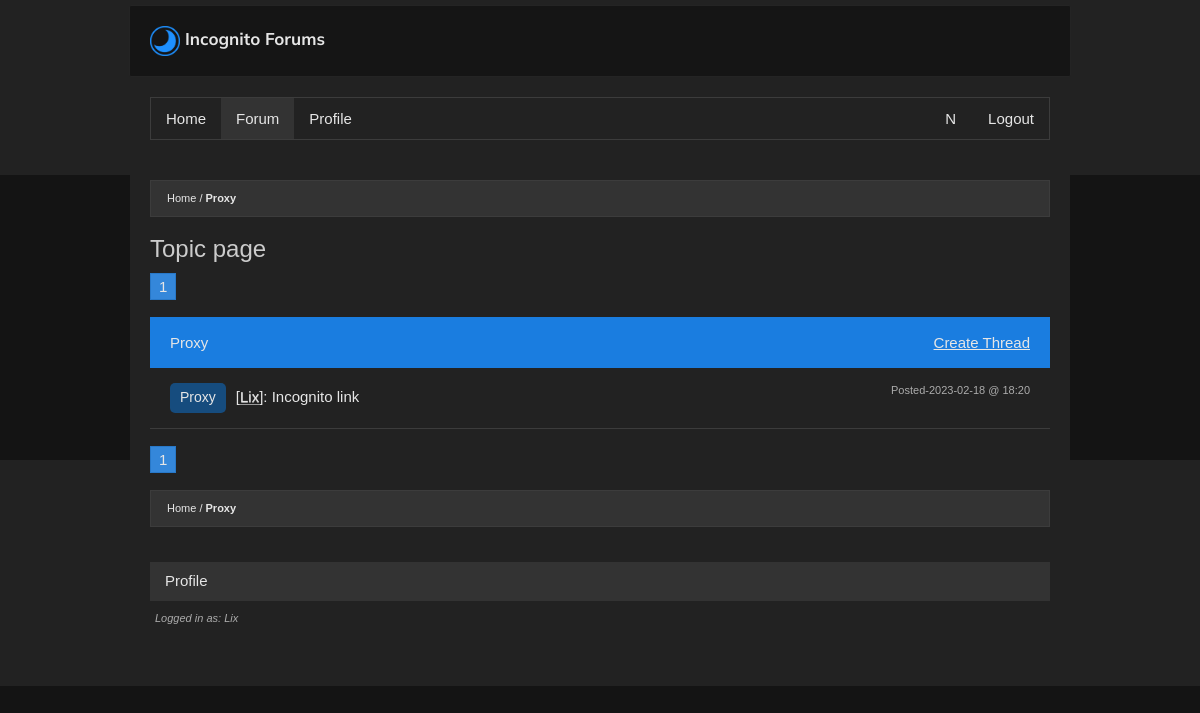
The app's page /sub/proxy (signed in) with its own data.
### main.py (models this page shows, shortened)
class Subtopic(db.Model):
  id = db.Column(db.Integer, primary_key=True)
  name = db.Column(db.String(200), nullable=False)
  m_url = db.Column(db.String(60), unique=True, nullable=False)
  posts = db.relationship('Post', backref='subtopic', lazy=True)
  m_topic = db.Column(db.Integer, db.ForeignKey('topic.id'), nullable=False)
  adminTopic = db.Column(db.Boolean(), nullable=False, default=False)

class Post(db.Model):
  id = db.Column(db.Integer, primary_key=True)
  title = db.Column(db.String(200), nullable=False)
  content = db.Column(db.String(3000), nullable=False)
  author_id = db.Column(db.Integer, db.ForeignKey('user.id'), nullable=False)
  author = db.relationship(lambda: User,
                           uselist=False,
                           overlaps='post,user',
                           viewonly=True)
  created_on = db.Column(db.DateTime,
                         nullable=False,
                         default=datetime.utcnow,
                         index=True)
  replies = db.relationship('Comment', backref='post', lazy=True)
  msubtopic = db.Column(db.Integer,
                        db.ForeignKey('subtopic.id'),
                        nullable=False)
  sub = db.relationship(lambda: Subtopic,
                        uselist=False,
                        overlaps='post,subtopic',
                        viewonly=True)
  uuid = db.Column(db.String(40), default=tools.CreateUUID())
  mtag = db.Column(db.Integer, db.ForeignKey('tags.id'), nullable=True)
  tag = db.relationship(lambda: Tags,
                        uselist=False,
                        overlaps='post,tags',
                        viewonly=True)
  anon = db.Column(db.Boolean(), nullable=False, default=False)
  edited_time = db.Column(db.DateTime,
                         nullable=True)
  votes = db.relationship('ContentVote', backref='post', lazy=True)

class Tags(db.Model):
  id = db.Column(db.Integer, primary_key=True)
  name = db.Column(db.String(200), nullable=False)
  posts = db.relationship('Post', backref='tags', lazy=True)
  admin_only = db.Column(db.Boolean(), nullable=False, default=False)

class User(UserMixin, db.Model):
  id = db.Column(db.Integer, primary_key=True)
  username = db.Column(db.String(80), nullable=False, unique=True)
  description = db.Column(db.String(500), nullable=True)
  email = db.Column(db.String(60), nullable=True, unique=True)
  password = db.Column(db.String(600), nullable=False)
  confirmed = db.Column(db.Boolean(), nullable=False, default=False)
  registered_on = db.Column(db.DateTime,
                            nullable=False,
                            default=datetime.utcnow)
  profile_pic = db.Column(db.String(), default="default.png")
  role = db.Column(db.String(150), default="Commenter")
  admin = db.Column(db.Boolean(), nullable=False, default=False)
  posts = db.relationship('Post', backref='user', lazy=True)
  comments = db.relationship('Comment', backref='user', lazy=True)
  elo = db.Column(db.Integer, default=500)
  following = db.relationship('User',
                              secondary=followers,
                              backref=db.backref('followers', lazy='dynamic'),
                              primaryjoin=(followers.c.follower_id == id),
                              secondaryjoin=(followers.c.followed_id == id),
                              lazy='dynamic')
  notifications = db.relationship('Notification', backref='user', lazy=True)
  last_active = db.Column(db.DateTime,
                            nullable=True,
                            default=datetime.utcnow)
  liked = db.relationship(
    'ContentVote',
    foreign_keys='ContentVote.user_id',
    backref='user', lazy='dynamic')

### main.py (the view)
@app.route('/sub/<murl>')
def topic(murl):
  page = request.args.get('page', 1, type=int)
  sub = Subtopic.query.filter_by(m_url=murl).first_or_404()
  posts = Post.query.order_by(Post.created_on.desc()).filter_by(
    msubtopic=sub.id).paginate(page=page, per_page=10, error_out=False)
  return render_template("topic.html", sub=sub, posts=posts)

### main.py (called while the page is built)
@login_manager.user_loader
def load_user(user_id):
  return User.query.get(int(user_id))

def GetNotifications(user):
  nots = Notification.query.filter_by(m_user=user.id).order_by(
    Notification.time.desc()).limit(5)
  for note in nots:
    if (note.time - datetime.utcnow()).days > 6:
      note.delete()
  return nots

def appendOnline(udata: UserData):
  global currently_online
  for i in currently_online:
    if i.username == udata.username: return
  currently_online.append(UserData(udata.username, udata.last_active))

@app.before_request
def updateLastActive():
  if not current_user.is_authenticated: return
  global currently_online
  current_user.last_active = datetime.utcnow()
  appendOnline(current_user)
  db.session.commit()

### tools.py (called while the page is built, shortened)
def days_between(d1):
    if d1 == None: return "n.d"
    d2 = datetime.datetime.utcnow()
    secs = (d2 - d1).total_seconds()
    mins = math.floor(secs / 60)
    hours = math.floor(mins / 60)
    days = math.floor(hours / 24)
    months = math.floor(days / 30)
    years = math.floor(months / 12)
    if abs(mins) < 6:
        return "Currently online"
    if abs(hours) < 1:
        return 'Active ' + str(round(mins)) + ' minute(s) ago'

### templates/topic.html (shortened to what this page needs)
{% extends 'base.html' %}
{% set active_page = 'forum' %}
{% block main %}
  <ul class="bread">
    <li><a href="{{ url_for('mserve') }}">Home</a></li>
    <li><a href="{{ url_for('topic', murl=sub.m_url) }}" class="bold">{{ sub.name }}</a></li>
  </ul>
  <div class="title"><h1>Topic page</h1></div>
  <div class="pages">
    <a href="#" class="activePage">{{ request.args.get('page', 1) }}</a>
  </div>
  <div class="group">
    <div class="node">
      <h4 class="nodeTitle inline">{{ sub.name }}</h4> <a href="{{ url_for('create', murl=sub.m_url) }}" class="threadcreate">Create Thread</a>
    </div>
    {% for post in posts %}
    {% if not post.anon %}
    <div class="subunit clearfix"><a href="{{url_for('thread', id=post.uuid )}}"><h4 class="elipsis"><div class="badge">{{ post.tag.name }}</div><span class="cname">{{ post.author.username }}</span>{{ post.title|truncate(80)|safe }}</h4></a> <a class="recent" href="{{url_for('thread', id=post.uuid )}}">Posted-<time class="time">{{ post.created_on.strftime('%Y-%m-%d @ %H:%M') }}</time></a></div>
    {% endif %}
    {% endfor %}
  </div>
  <div class="pages">
    <a href="#" class="activePage">{{ request.args.get('page', 1) }}</a>
  </div>
  <ul class="bread">
    <li><a href="{{ url_for('mserve') }}">Home</a></li>
    <li><a href="{{ url_for('topic', murl=sub.m_url) }}" class="bold">{{ sub.name }}</a></li>
  </ul>
</div>
{% endblock %});

### templates/base.html (shortened to what this page needs)
<!DOCTYPE html>
<html xmlns="http://www.w3.org/1999/xhtml" lang="en" xml:lang="en">
<head>
  <link href="{{ url_for('static', filename='style.css') }}" rel="preconnect stylesheet" type="text/css" />
</head>
<body>
<div id="header">
  <div class="navbar pagesize noselect"><a class="nostyle" href="{{ url_for('index') }}"><img class="stache" src="{{ url_for('static', filename='imgs/stache.png') }}" alt="" aria-hidden='true'><span id="namebar">{{ settings['website']['name'] }}</span></a></div>
  <nav class="pagesize">
    <ul class="btncontainer clearfix">
      <a class="{{'active' if active_page == 'home' }}" href="/">Home</a>
      <a class="{{'active' if active_page == 'forum' }}" href="{{ url_for('mserve') }}">Forum</a>
      {% if current_user.is_authenticated %}
      <a class="{{'active' if active_page == 'profile' }}" href="{{ url_for('profile', username=current_user.username) }}">Profile</a>
      <a class="rightfloat" href="{{ url_for('logout') }}">Logout</a>
      <div class="notifications rightfloat">
        {% set notis = GetNotifications(current_user) %}
        <a class="nopadd" href="{{ url_for('notifications') }}"><summary data-nots='{{ notis.all()|length }}' {% if (notis.all()|length) > 0 %}class='enabled'{% endif %}>N</summary></a>
      </div>{% else %}
      <a class="{{'active' if active_page == 'login' }}" href="{{ url_for('login') }}">Login</a>
      {% endif %}
    </ul>
  </nav>
</div>
<div class="content pagesize">
<main>{% block main %}{% endblock %}</main>
<footer class="bottom">
    <div class="pagesize">
        <div class="socials">
        <ul class="clearfix">
            {% if current_user.is_authenticated %}
            <a class="left" href="{{ url_for('profile', username=current_user.username) }}">Profile</a>
            {% else %}
            <a href="{{ url_for('profile', username='LIX') }}" class="left">Profile</a>
            {% endif %}
        </ul>
        </div>
        <div class="legal">{% if current_user.is_authenticated %}<a href="{{ url_for('settings') }}">Logged in as: {{ current_user.username }}</a>{% endif %}</div>
    </div>
</footer>
</body>
</html>

### static/style.css (style rules this page uses)
html, body { height: 100%; width: 100%; overflow-x: hidden; margin: 0; color: rgb(230, 230, 230); background-color: rgb(20, 20, 20); font-family: Arial, Helvetica, sans-serif; font-family: Verdana, sans-serif; font-size: 15px; -moz-text-size-adjust: 100%; -ms-text-size-adjust: 100%; text-size-adjust: 100%; -webkit-text-size-adjust: 100%; line-height: 1.4; word-wrap: break-word; }
#header { background-color: #222; width: 100%; margin: 0; position: relative; top: 0; height: 170px; padding-top: 5px; }
.noselect { -webkit-user-select: none; -moz-user-select: none; -ms-user-select: none; user-select: none; }
#header span { font-weight: bold; font-family: Arial, Helvetica, sans-serif; font-family: 'Mulish', sans-serif; font-size: 17px; }
.navbar { background: #151515; padding: 20px; border-radius: 2px; margin: auto; margin-top: 8px; border: 1px solid #242424; }
nav { background-color: #222; padding: 20px; margin: auto; margin-top: 15px; }
nav a { text-decoration: none; color: rgb(230, 230, 230); margin: 0; float: left; text-align: center; }
.btncontainer { background-color: #222; text-align: center; border: 1px solid rgb(60, 60, 60); }
.btncontainer a { padding: 10px 15px; }
ul { list-style-type: none; margin: 0; padding: 0; }
.btncontainer a.active { background-color: #333; }
.content ul.bread { margin: auto; padding: 10px 16px; background-color: #333; margin-bottom: 15px; border: 1px solid rgb(60, 60, 60); font-size: 11px; }
.bread li { display: inline; }
.bread li a { text-decoration: none; color: rgb(230, 230, 230); }
.bread li+li:before { content: "/\00a0"; }
.content a { color: rgb(230, 230, 230); }
.bold { font-weight: bold; }
.pagesize { max-width: 900px; margin: 0 auto; }
h1, h2, h3, h4, h5, h6 { font-weight: normal; font-family: Arial, Helvetica, sans-serif; }
.title h1 { font-size: 24px; color: #ccc; overflow: hidden; }
.title { margin-bottom: 10px; }
.content { z-index: 1; margin: auto; background: #222; padding: 20px; position: relative; margin-top: -15px; }
.bottom { left: 50%; -webkit-transform: translateX(-50%); -ms-transform: translateX(-50%); transform: translateX(-50%); position: relative; margin-top: -102px; padding: 5px; background-color: #222; width: 100%; height: 121px; padding-top: 100px; }
.socials { z-index: 1; background-color: #333; }
.socials a { padding: 10px 15px; text-decoration: none; color:rgb(230, 230, 230); }
.socials a.left { float: left; }
.legal { padding: 5px; }
.legal a { text-decoration: none; font-style: italic; font-size: 11px; color: #acacac; }
.group { margin-bottom: 20px; }
.group .node { background-color: #1a7de0; padding: 15px 20px; }
.group .node .nodeTitle { margin: 0; }
.group .subunit { border-bottom: 1px solid rgb(60, 60, 60); padding: 15px 20px; }
.group .subunit a { text-decoration: none; float: left; }
.group .subunit a h4 { margin: 0; }
.group .subunit a.recent { float: right; color: #acacac; font-size: 11px; }
.pages { margin-bottom: 20px; }
.pages a { text-decoration: none; border: 1px solid #555; padding: 4px 8px; background-color: #333; -webkit-transition: 0.2s; -o-transition: 0.2s; transition: 0.2s; }
.pages a.activePage { background-color: #3487da; border-color: #2878c8; }
.cname::before { content: "["; text-shadow: none; text-decoration: none; display: inline-block; }
.cname { text-shadow: 0px 1px #999; -webkit-text-decoration: 1px rgba(0, 0, 0, 0) underline; text-decoration: 1px rgba(0, 0, 0, 0) underline; }
.cname::after { content: "]: ​"; text-shadow: none; text-decoration: none; display: inline-block; }
.inline { display: inline-block; }
.threadcreate { float: right; }
.elipsis { -o-text-overflow: ellipsis; text-overflow: ellipsis; max-width: 650px; overflow: hidden; white-space: nowrap; }
.badge { background-color: #164c7e; padding: 5px 10px; font-size: 14px; display: inline-block; margin-right: 10px; border-radius: 5px; text-align: center; }
.rightfloat { float: right; }
.stache { width: 30px; position: relative; vertical-align: middle; margin-right: 5px; }
.nostyle { text-decoration: none; color: unset; }
article ul, ol, h1, h2, h3, h4, h5, h6 { white-space: normal; margin: 0; }
.notifications { display: inline-block; position: relative; }
.notifications summary { padding: 10px 17px; margin: 0; }
.notifications .nopadd { padding: 0; }
.clearfix::after { content: ""; clear: both; display: table; }

### records on screen
Subtopic: name "Proxy"
Post: tag.name "Proxy", author.username "Lix", title "Incognito link", created_on "2023-02-18 @ 18:20"
User: username "Lix"

### other values on screen
{{ settings['website']['name'] }} "Incognito Forums"
{{ request.args.get('page', 1) }} "1"
